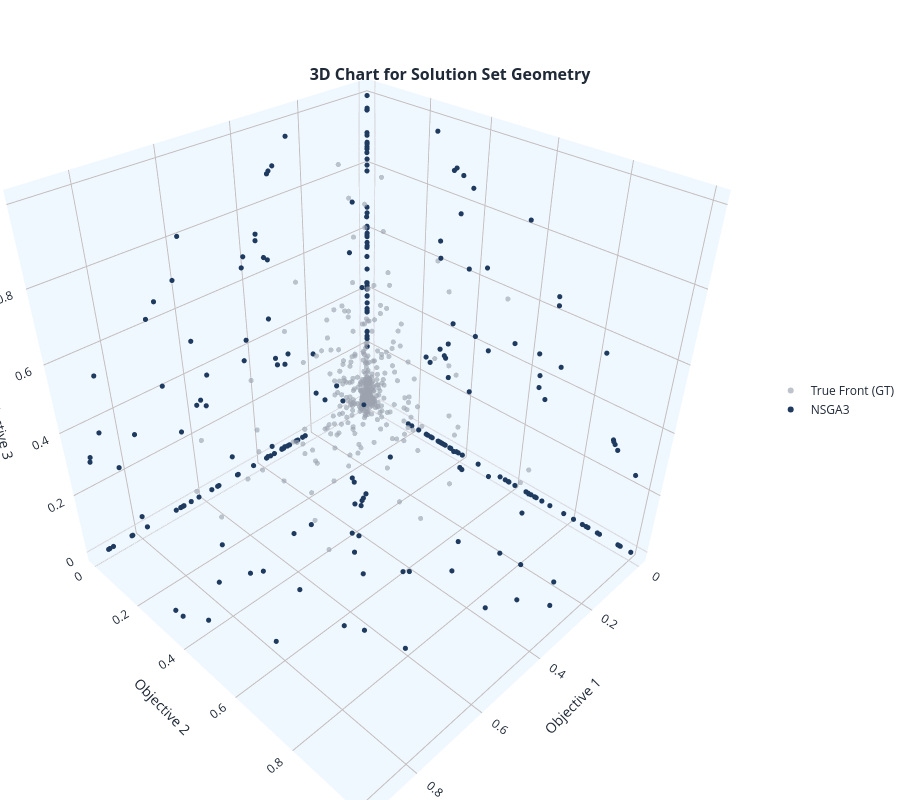

Notebook code for this chart:
### Code cell
Z_ref = prob.pf(1500)
nadir = np.max(Z_ref, axis=0)
limite = nadir * 1.3

F_atual_nsga3 = np.array(exp_nsga3[0].pop().objs)
mascara1 = np.all(F_atual_nsga3 <= limite, axis=1)
F_final_nsga3 = F_atual_nsga3[mascara1]

F_atual_meamtv = np.array(exp_meamt_var[0].pop().objs)
mascara2 = np.all(F_atual_meamtv <= limite, axis=1)
F_final_meamtv = F_atual_meamtv[mascara2]



mb.view.topology(F_final_nsga3, F_final_meamtv,labels=['NSGA3', 'MEAMT_NDOM'], show_gt=True, gt=exp_nsga3.optimal_front())

### Figure 1 — Plotly figure (JSON) as saved in the notebook; plotly's stock layout.template omitted (floating-point values rounded to 4 significant figures; data arrays with more than 128 entries replaced by an {"elided": "..."} marker saying what was removed)
{"data": [{"hovertemplate": "True Front (GT)<br>Objective 1: %{x}<br>Objective 2: %{y}<br>Objective 3: %{z}<br><extra></extra>", "marker": {"color": "#9CA3AF", "line": {"width": 0}, "opacity": 0.8, "size": {"elided": "500 int values"}}, "mode": "markers", "name": "True Front (GT)", "opacity": 0.8, "showlegend": true, "type": "scatter3d", "x": {"elided": "500 float values"}, "y": {"elided": "500 float values"}, "z": {"elided": "500 float values"}}, {"hovertemplate": "NSGA3<br>Objective 1: %{x}<br>Objective 2: %{y}<br>Objective 3: %{z}<br><extra></extra>", "marker": {"color": "#1F3A5F", "line": {"width": 0}, "opacity": 1, "size": {"elided": "293 int values"}}, "mode": "markers", "name": "NSGA3", "opacity": 1, "showlegend": true, "type": "scatter3d", "x": {"elided": "293 float values"}, "y": {"elided": "293 float values"}, "z": {"elided": "293 float values"}}], "layout": {"height": 800, "hovermode": "closest", "legend": {"x": 1.05, "xanchor": "left", "y": 0.5, "yanchor": "middle"}, "margin": {"b": 0, "l": 0, "r": 0, "t": 0}, "scene": {"aspectmode": "manual", "aspectratio": {"x": 1, "y": 1, "z": 1}, "xaxis": {"backgroundcolor": "aliceblue", "gridcolor": "#C3BDBD", "showbackground": true, "showgrid": true, "title": {"text": "Objective 1"}}, "yaxis": {"backgroundcolor": "aliceblue", "gridcolor": "#C3BDBD", "showbackground": true, "showgrid": true, "title": {"text": "Objective 2"}}, "zaxis": {"backgroundcolor": "aliceblue", "gridcolor": "#C3BDBD", "showbackground": true, "showgrid": true, "title": {"text": "Objective 3"}}}, "title": {"font": {"size": 16, "weight": "bold"}, "pad": {"t": 0}, "text": "3D Chart for Solution Set Geometry", "x": 0.5, "xanchor": "center", "y": 0.9, "yanchor": "bottom"}, "width": 900}}
